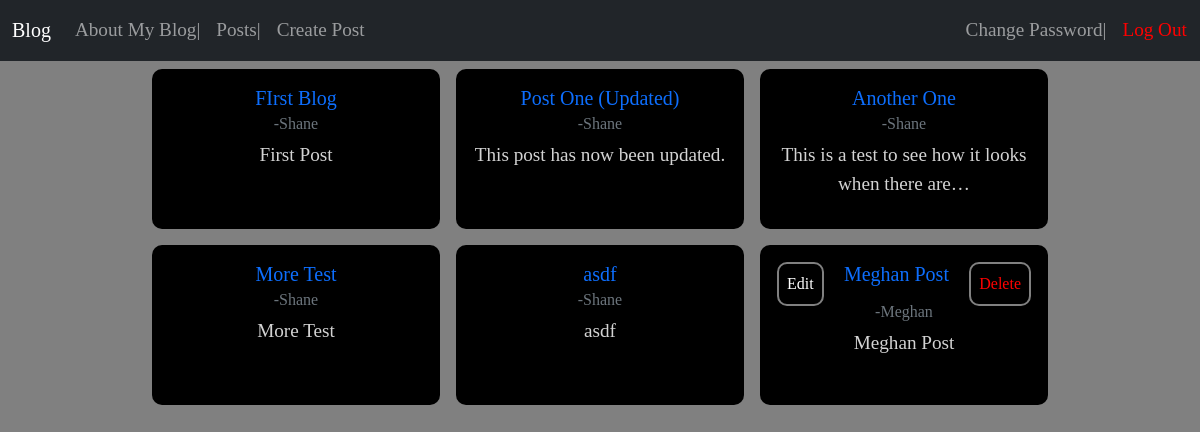
The page /posts/ (signed in) on the database as committed earlier.
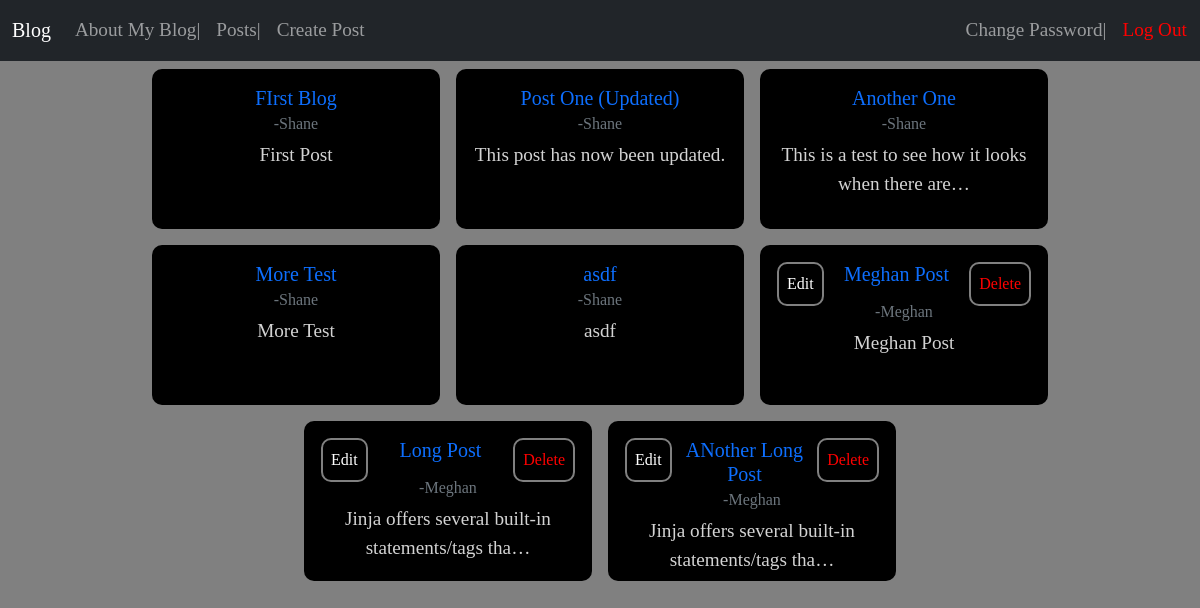
The same page on the database as committed later.
### blog/models.py (models this page shows, shortened)
class Post(models.Model):
    title=models.CharField(max_length=200)
    body=models.TextField()
    author=models.ForeignKey(
        'auth.User',
        on_delete=models.CASCADE
    )

### blog/views.py (the view)
# urls.py: path('posts/',PostListView.as_view(), name='post_list'),
class PostListView(LoginRequiredMixin, ListView):
    model=Post
    template_name="post_list.html"

### templates/post_list.html (shortened to what this page needs)
{% extends 'base.html' %}
{% block content %}
    <div class="post-list">
        {% for post in post_list %}
        <div class="card" style="width: 18rem;">
            <div class="card-body">
                <div class="post-list-buttons">
                    {% if post.author == user %}
                        <a href="{% url 'post_edit' post.id %}" class="card-link">Edit</a>
                    {% endif %}
                    <h5 class="card-title" style="text-align: center; "><a href="{% url 'post_detail' post.id %}">{{post.title}}</a></h5>
                    {% if post.author == user  %}
                        <a href="{% url 'post_delete' post.id %}" class="card-link" style="color: red;">Delete</a>
                    {% endif %}
                </div>
                <h6 class="card-subtitle mb-2 text-muted author">-{{post.author}}</h6>
                <p class="card-text">{{post.body|truncatechars:50}}</p>
            </div>
        </div>
    {% endfor %}
    </div>
{% endblock content %}

### templates/base.html (shortened to what this page needs)
{% load static %}
<!DOCTYPE html>
<html lang="en">
	<head>
		<link
			href="https://cdn.jsdelivr.net/npm/bootstrap@5.1.3/dist/css/bootstrap.min.css"
			rel="stylesheet"
		/>
		<link rel="stylesheet" href="{% static 'css/base.css' %}">
	</head>
	<body>
		<nav class="navbar navbar-expand-lg navbar-dark bg-dark">
			<div class="container-fluid">
				<a
					class="navbar-brand"
					href="{% url 'index' %}
"
					>Blog</a
				>
				<div
					class="collapse navbar-collapse"
					id="navbarSupportedContent"
				>
				<ul class="navbar-nav me-auto mb-2 mb-lg-0">
							<div class="left-side-nav">
								<li class="nav-item">
									<a class="nav-link" href="{% url 'about' %}"
										>About My Blog| </a
									>
								</li>
								<li class="nav-item">
									<a class="nav-link" href="{% url 'post_list' %}"
										>Posts| </a
									>
								</li>
								<li class="nav-item">
									<a class="nav-link" href="{% url 'post_new' %}"
										>Create Post</a
										>
								</li>
							</div>
							<div class="right-side-nav">
								{% if user.is_authenticated %}
									<li class="nav-item">
										<a class="nav-link" href="{% url 'password_change' %}"
											>Change Password| </a
										>
									</li>
									<li class="nav-item">
										<a class="nav-link" style="color: red;" href="{% url 'logout' %}"
											>Log Out</a
										>
									</li>
								{% endif %}
							</div>
					</ul>
				</div>
			</div>
		</nav>
		<div class="page-content">
			{% block content %} {% endblock content %}
		</div>
	</body>
</html>

### static/css/base.css (style rules this page uses)
body { font-family: 'EB Garamond', serif; font-size: 1.2rem; background-color: grey; }
nav ul { display: flex; flex-direction: row; justify-content: space-between; width: 94vw; }
nav .left-side-nav { display: flex; flex-direction: row; margin-left: 0; }
nav .right-side-nav { display: flex; flex-direction: row; margin-right: 0; }
.page-content { height: fit-content; width: 100vw; }
a { text-decoration: none; }
.card { width: 18rem; height: 10rem; text-align: center; background-color: black; color: lightgrey; border-radius: 10px; margin: .5rem; }
.card-body { display: flex; flex-direction: column; }
.card-link { text-decoration: none; font-size: 1rem; color: white; border: 2px solid grey; border-radius: 10px; padding: .5rem; height: fit-content; }
.post-list { display: flex; flex-direction: row; flex-wrap: wrap; justify-content: center; width: 100vw; }
.post-list-buttons { display: flex; justify-content: space-between; }
.post-list-buttons h5 { display: flex; margin-left: auto; margin-right: auto; }
.post-list-buttons .card-title { color: white; text-decoration: none; }

Rows that differ between the two databases and show on the page:
added Post: shows "Edit", title "Long Post", shows "Delete", author "Meghan", body "Jinja offers several built-in statements/tags tha…"
added Post: shows "Edit", title "ANother Long Post", shows "Delete", author "Meghan", body "Jinja offers several built-in statements/tags tha…"
